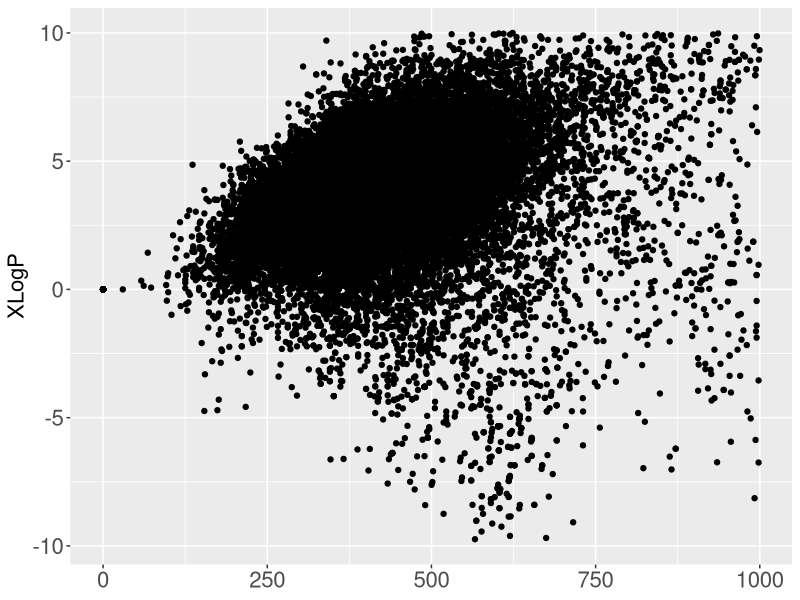

This chart was generated by the following R code: (Note: this script raises an error after producing the figure.)
library(ggplot2)
library(hexbin)

#Setup my preferences for fonts
pwfont = theme(axis.title.x = element_blank()) + theme(axis.text = element_text(size=16)) + theme(axis.title.y=element_text(size=16)) + theme(legend.title = element_text(size=16)) + theme(legend.text = element_text(size=16)) + theme(strip.text.x = element_text(size = 16))

#read the data
s = read.csv("big_dataset.csv",header=TRUE)
# remove rows with missing values
s = s[complete.cases(s),]

#a messay scatterplot
p = ggplot(s,aes(x=MW,y=XLogP))+geom_point() + pwfont + xlab("Molecular Weight")
print(p)

#a messy scatterplot with color
p = ggplot(s,aes(x=MW,y=XLogP,col=target_class))+geom_point() + pwfont + xlab("Molecular Weight") + scale_color_manual(values = bp,name="Target Class", breaks=c("gpcr","kinase","ppi"),labels=c("GPCR","Kinase","PPI"))
print(p)

#Hexagon binning to show data density
p = ggplot(s,aes(x=MW,y=XLogP))+geom_hex() + pwfont + xlab("Molecular Weight")
print(p)

#Comparing a pie chart and a bar chart
par(mfrow=c(1,2))
pie(summary(s$target_class),labels =c("GPCR","Kinase","PPI"),col=brewer.pal(3,"Set1"))
barplot(summary(s$target_class),names.arg=c("GPCR","Kinase","PPI"),col=brewer.pal(3,"Set1"))

# Hexagon binning with pie charts
par(mfrow=c(1,1))
plot(s$MW,s$XLogP,type="n",xlab="Molecular Weight",ylab="XLogP")
hexbinpie(s$MW,s$XLogP,as.factor(s$target_class),pal=brewer.pal(3,"Set1"))
legend("topleft",legend=c("Kinase","GPCR","PPI"),col=brewer.pal(3,"Set1"),pch=15,cex=1.5)


